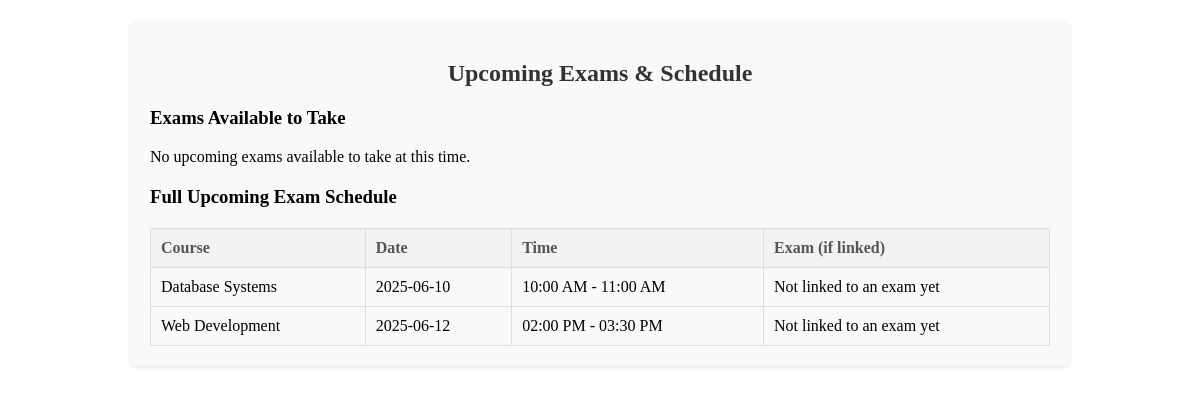
The app's page /student/student_upcoming_exams.php (signed in) with its own data.
### tables this page shows
CREATE TABLE exam_schedule (
    schedule_id INT AUTO_INCREMENT PRIMARY KEY,
    course_id INT,
    exam_date DATE,
    start_time TIME,
    end_time TIME,
    FOREIGN KEY (course_id) REFERENCES courses(course_id)
);

CREATE TABLE courses (
    course_id INT AUTO_INCREMENT PRIMARY KEY,
    course_name VARCHAR(100),
    academic_year YEAR,
    semester ENUM('I', 'II')
);

### student/student_upcoming_exams.php (the view, shortened to what this page needs)
<?php
include_once '../includes/db/db.config.php';
$upcomingExams = [];
$examSchedule = [];
try {
    $sql = "SELECT es.*, c.course_name, e.exam_id, e.title, e.time_limit
            FROM exam_schedule es
            JOIN courses c ON es.course_id = c.course_id
            LEFT JOIN exams e ON es.course_id = e.course_id AND e.status = 'active'
            WHERE es.exam_date >= CURDATE()
            ORDER BY es.exam_date, es.start_time";
    $stmt = $pdo->prepare($sql);
    $stmt->execute();
    $examSchedule = $stmt->fetchAll(PDO::FETCH_ASSOC);
    $upcomingExams = array_filter($examSchedule, function($schedule) {
        return !empty($schedule['exam_id']);
    });
} catch (PDOException $e) {
    error_log("Error fetching upcoming exams/schedule: " . $e->getMessage());
    $message = '<p class="error">Error loading exam schedule. Please try again later.</p>';
}
?>
<div class="upcoming-exams-container">
    <h2>Upcoming Exams & Schedule</h2>
    <div class="exam-list">
        <h3>Exams Available to Take</h3>
        <?php if (empty($upcomingExams)): ?>
            <p>No upcoming exams available to take at this time.</p>
        <?php endif; ?>
    </div>
    <div class="schedule-list">
        <h3>Full Upcoming Exam Schedule</h3>
         <?php if (empty($examSchedule)): ?>
            <p>No upcoming exams scheduled.</p>
        <?php else: ?>
            <table class="schedule-table">
                <thead>
                    <tr>
                        <th>Course</th>
                        <th>Date</th>
                        <th>Time</th>
                         <th>Exam (if linked)</th>
                    </tr>
                </thead>
                <tbody>
                    <?php foreach ($examSchedule as $schedule): ?>
                        <tr>
                            <td><?php echo htmlspecialchars($schedule['course_name']); ?></td>
                            <td><?php echo htmlspecialchars($schedule['exam_date']); ?></td>
                            <td><?php echo htmlspecialchars(date('h:i A', strtotime($schedule['start_time']))) . ' - ' . htmlspecialchars(date('h:i A', strtotime($schedule['end_time']))); ?></td>
                             <td>
                                 <?php if (!empty($schedule['title'])): ?>
                                     <?php echo htmlspecialchars($schedule['title']); ?> (<?php echo htmlspecialchars($schedule['time_limit']); ?> mins)
                                 <?php else: ?>
                                     Not linked to an exam yet
                                 <?php endif; ?>
                             </td>
                        </tr>
                    <?php endforeach; ?>
                </tbody>
            </table>
        <?php endif; ?>
    </div>
</div>

### student/student_upcoming_exams.php (style rules this page uses)
.upcoming-exams-container { background-color: #f9f9f9; padding: 20px; border-radius: 8px; box-shadow: 0 2px 4px rgba(0, 0, 0, 0.1); max-width: 900px; margin: 20px auto; }
.upcoming-exams-container h2 { text-align: center; color: #333; margin-bottom: 20px; }
.exam-list, .schedule-list { margin-top: 20px; }
.schedule-table { width: 100%; border-collapse: collapse; margin-top: 20px; }
.schedule-table th, .schedule-table td { border: 1px solid #ddd; padding: 10px; text-align: left; }
.schedule-table th { background-color: #f2f2f2; font-weight: bold; color: #555; }
.schedule-table tbody tr:nth-child(even) { background-color: #f9f9f9; }

### records on screen
exam_schedule: course.course_name "Database Systems", exam_date "2025-06-10", start_time "10:00 AM", end_time "11:00 AM"
exam_schedule: course.course_name "Web Development", exam_date "2025-06-12", start_time "02:00 PM", end_time "03:30 PM"
